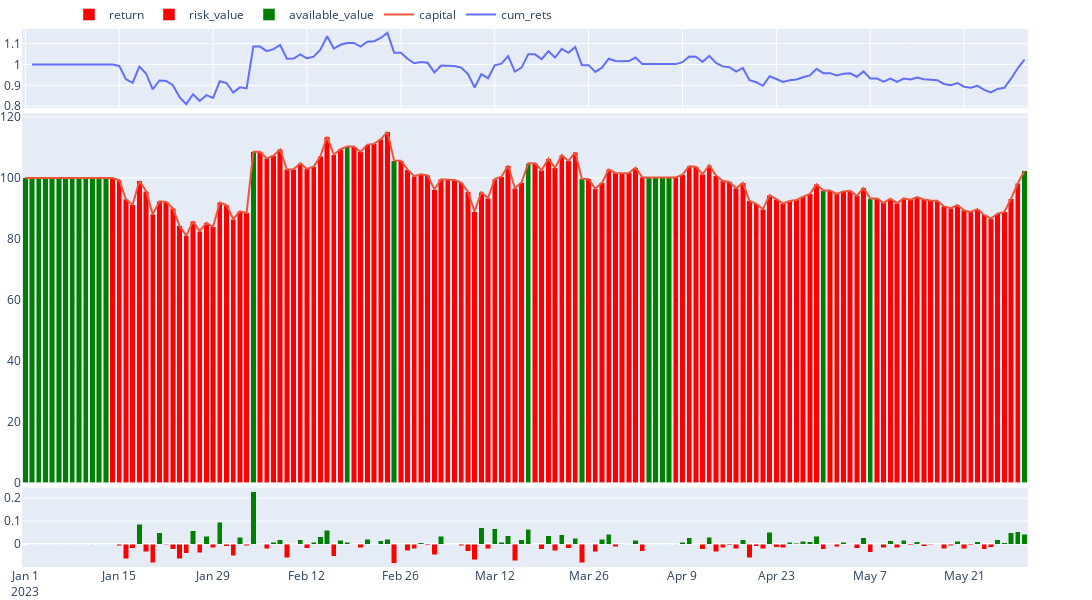

Notebook cell for this chart:
### Code cell
w.report.plot_portfolio()

### Figure 1 — Plotly figure (JSON) as saved in the notebook; plotly's stock layout.template omitted (floating-point values rounded to 4 significant figures; data arrays with more than 128 entries replaced by an {"elided": "..."} marker saying what was removed)
{"data": [{"name": "cum_rets", "type": "scatter", "x": {"elided": "150 str values"}, "xaxis": "x", "y": {"elided": "150 float values"}, "yaxis": "y"}, {"name": "capital", "type": "scatter", "x": {"elided": "150 str values"}, "xaxis": "x2", "y": {"elided": "150 float values"}, "yaxis": "y3"}, {"marker": {"color": "green"}, "name": "available_value", "type": "bar", "x": {"elided": "150 str values"}, "xaxis": "x2", "y": {"elided": "150 float values"}, "yaxis": "y3"}, {"marker": {"color": "red"}, "name": "risk_value", "type": "bar", "x": {"elided": "150 str values"}, "xaxis": "x2", "y": {"elided": "150 float values"}, "yaxis": "y3"}, {"marker": {"color": {"elided": "150 str values"}}, "name": "return", "type": "bar", "x": {"elided": "150 str values"}, "xaxis": "x3", "y": {"elided": "150 float values"}, "yaxis": "y5"}], "layout": {"barmode": "stack", "height": 600, "legend": {"orientation": "h", "x": 0.5, "xanchor": "right", "y": 1, "yanchor": "bottom"}, "margin": {"b": 0, "l": 10, "r": 0, "t": 0}, "modebar": {"remove": ["zoom", "pan"]}, "width": 1200, "xaxis": {"anchor": "y", "domain": [0, 0.94], "matches": "x3", "showticklabels": false}, "xaxis2": {"anchor": "y3", "domain": [0, 0.94], "matches": "x3", "showticklabels": false}, "xaxis3": {"anchor": "y5", "domain": [0, 0.94]}, "yaxis": {"anchor": "x", "domain": [0.853, 1]}, "yaxis2": {"anchor": "x", "overlaying": "y", "side": "right"}, "yaxis3": {"anchor": "x2", "domain": [0.157, 0.843]}, "yaxis4": {"anchor": "x2", "overlaying": "y3", "side": "right"}, "yaxis5": {"anchor": "x3", "domain": [0, 0.147]}, "yaxis6": {"anchor": "x3", "overlaying": "y5", "side": "right"}}}
